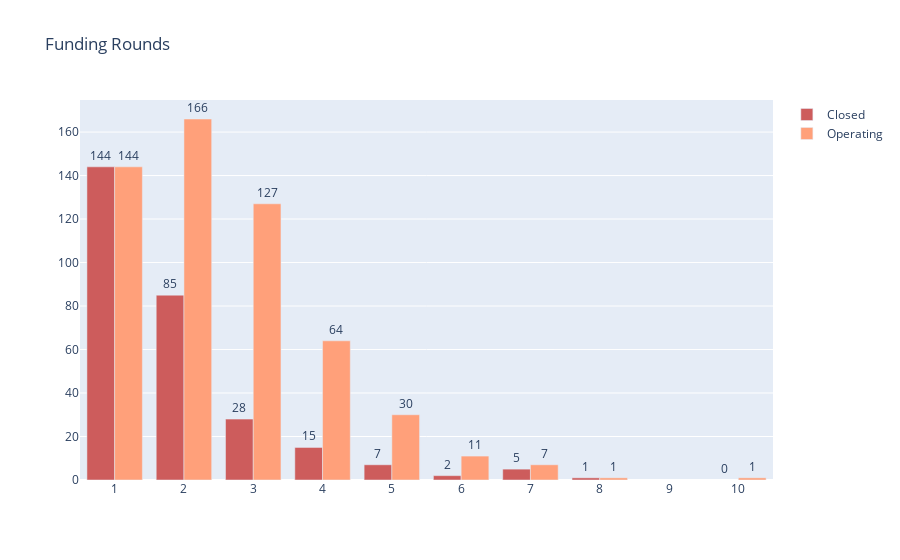

Notebook code for this chart:
### Code cell
# We see the distribution of status related how many relathionships they have
fig = go.Figure()

x_values = list(range(1, len(funding)+12))

fig.add_trace(go.Bar(
    x=funding['funding_rounds'].values,
    y=funding['Closed'].values,
    name='Closed',
    marker_color='indianred'))
fig.add_trace(go.Bar(
    x=funding['funding_rounds'].values,
    y=funding['Acquired'].values,
    name='Operating',
    marker_color='lightsalmon'
))

adquired_trace = fig.data[0]
adquired_trace.update(text=funding['Closed'], texttemplate='%{text:.0f}', textposition='outside')

adquired_trace = fig.data[1]
adquired_trace.update(text=funding['Acquired'], texttemplate='%{text:.0f}', textposition='outside')

fig.update_layout(title_text='Funding Rounds',xaxis=dict(tickmode='array', tickvals=x_values),barmode='group')
#fig.update_traces(text=status['count'], texttemplate='%{text:.0f}', textposition='outside')

### Figure 1 — Plotly figure (JSON) as saved in the notebook; plotly's stock layout.template omitted (floating-point values rounded to 4 significant figures)
{"data": [{"marker": {"color": "indianred"}, "name": "Closed", "text": [144, 85, 28, 15, 7, 2, 5, 1, null], "textposition": "outside", "texttemplate": "%{text:.0f}", "type": "bar", "x": [1, 2, 3, 4, 5, 6, 7, 8, 10], "y": [144, 85, 28, 15, 7, 2, 5, 1, null]}, {"marker": {"color": "lightsalmon"}, "name": "Operating", "text": [144, 166, 127, 64, 30, 11, 7, 1, 1], "textposition": "outside", "texttemplate": "%{text:.0f}", "type": "bar", "x": [1, 2, 3, 4, 5, 6, 7, 8, 10], "y": [144, 166, 127, 64, 30, 11, 7, 1, 1]}], "layout": {"barmode": "group", "title": {"text": "Funding Rounds"}, "xaxis": {"tickmode": "array", "tickvals": [1, 2, 3, 4, 5, 6, 7, 8, 9, 10, 11, 12, 13, 14, 15, 16, 17, 18, 19, 20]}}}
